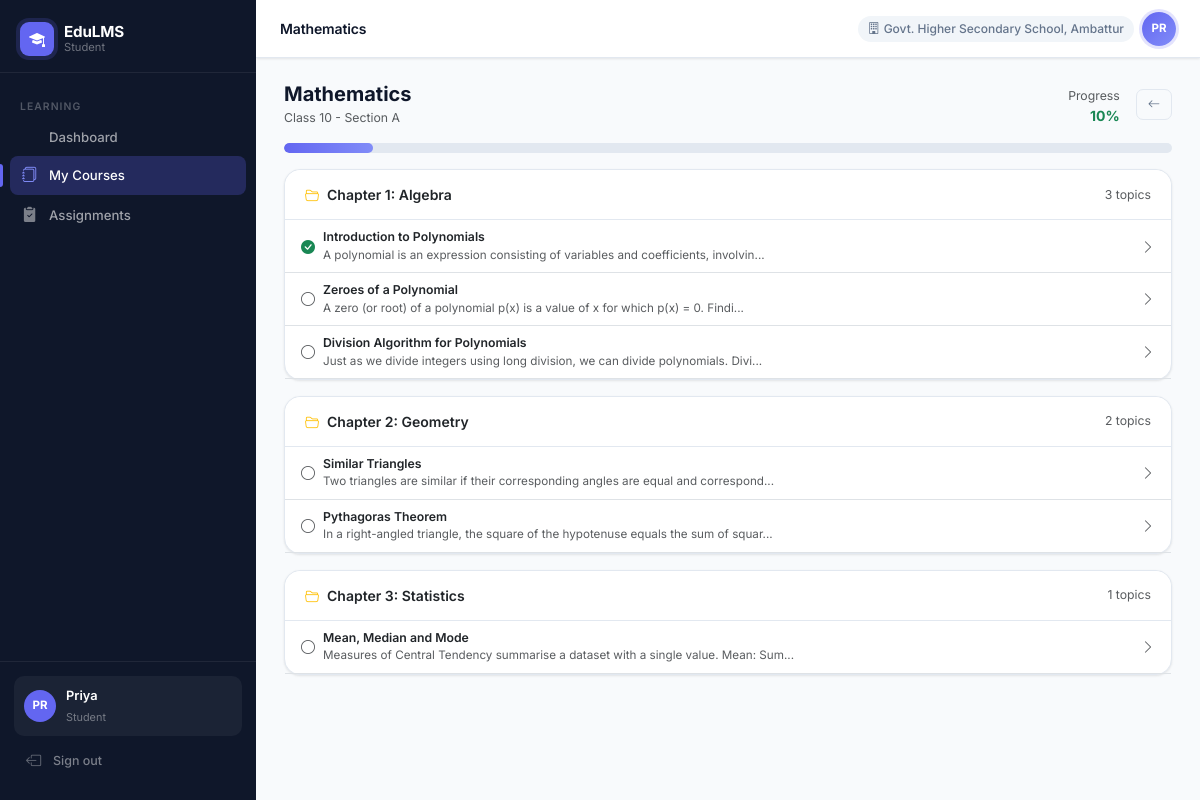
Page /student/courses/1 (signed in) on the earlier database version.
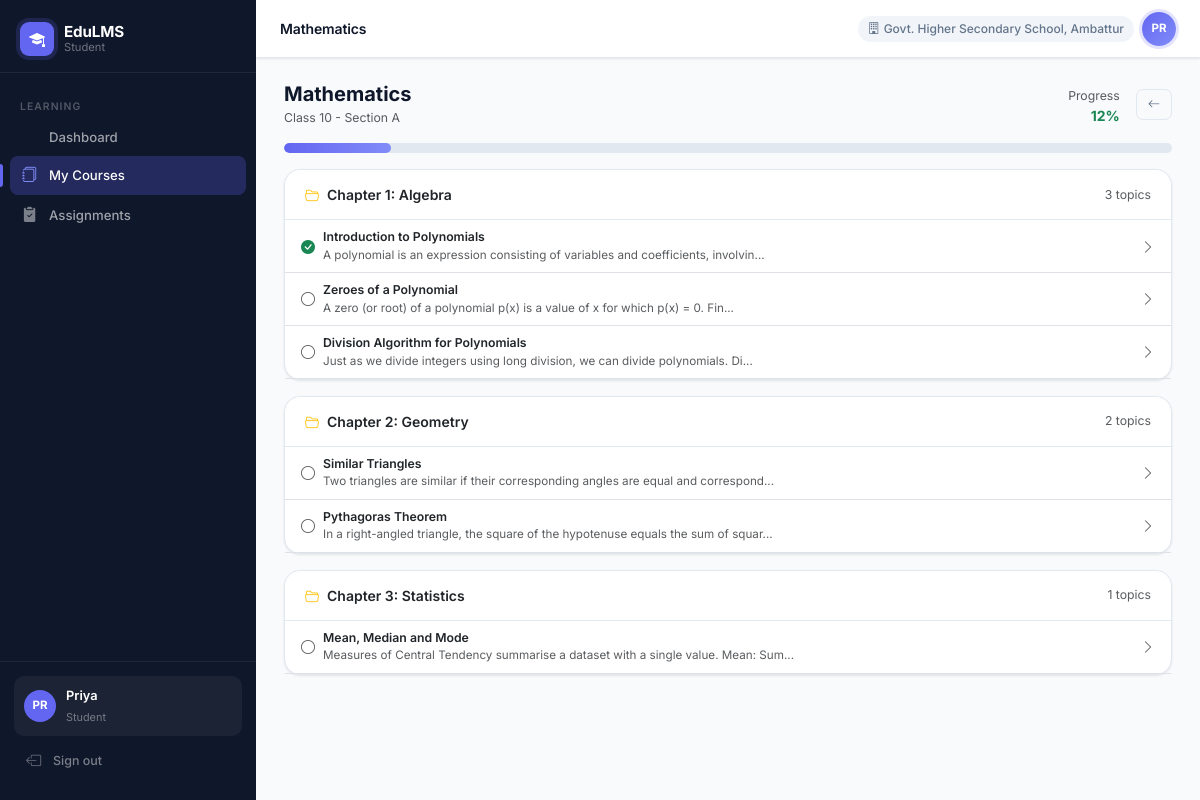
Same page on the later database version.
### app/models/academic.py (models this page shows)
class Topic(db.Model):
    __tablename__ = 'topics'
    id = db.Column(db.Integer, primary_key=True)
    module_id = db.Column(db.Integer, db.ForeignKey('modules.id'), nullable=False)
    title = db.Column(db.String(200), nullable=False)
    content_text = db.Column(db.Text)
    file_path = db.Column(db.String(300))       # existing image field
    pdf_path = db.Column(db.String(300))         # NEW — uploaded PDF
    video_url = db.Column(db.String(500))        # NEW — YouTube / Drive embed URL
    order = db.Column(db.Integer, default=0)
    is_active = db.Column(db.Boolean, default=True)

### app/routes/student.py (the view)
@student_bp.route('/courses/<int:subject_id>')
@login_required
@require_role('student')
def course_detail(subject_id):
    subject = Subject.query.get_or_404(subject_id)
    modules = Module.query.filter_by(subject_id=subject_id, is_active=True).order_by(Module.order).all()
    viewed_ids = {tp.topic_id for tp in TopicProgress.query.filter_by(student_id=current_user.id).all()}
    progress = get_course_progress(current_user.id, subject_id)
    return render_template('student/course_detail.html', subject=subject, modules=modules,
                           viewed_ids=viewed_ids, progress=progress)

### app/models/user.py (called while the page is built)
@login_manager.user_loader
def load_user(user_id):
    return User.query.get(int(user_id))

### app/services/rbac.py (called while the page is built)
def require_role(*roles):
    def decorator(f):
        @wraps(f)
        def decorated_function(*args, **kwargs):
            if not current_user.is_authenticated:
                return redirect(url_for('auth.login'))
            if current_user.role not in roles:
                abort(403)
            return f(*args, **kwargs)
        return decorated_function
    return decorator

### app/templates/student/course_detail.html (shortened to what this page needs)
{% extends "base.html" %}
{% block page_title %}{{ subject.name }}{% endblock %}
{% block content %}
<div class="d-flex justify-content-between align-items-center mb-3">
    <div>
        <h5 class="fw-bold mb-0">{{ subject.name }}</h5>
        <small class="text-muted">{{ subject.class_ref.name }}</small>
    </div>
    <div class="d-flex align-items-center gap-3">
        <div class="text-end">
            <small class="text-muted">Progress</small>
            <div class="fw-bold text-success">{{ progress }}%</div>
        </div>
        <a href="{{ url_for('student.courses') }}" class="btn btn-outline-secondary btn-sm"><i class="bi bi-arrow-left"></i></a>
    </div>
</div>
<div class="mb-3">
    <div class="progress" style="height:10px;border-radius:8px">
        <div class="progress-bar bg-success" style="width:{{ progress }}%"></div>
    </div>
</div>
{% for module in modules %}
<div class="card mb-3">
    <div class="card-header bg-light d-flex justify-content-between align-items-center">
        <span class="fw-semibold"><i class="bi bi-folder2-open me-2 text-warning"></i>{{ module.title }}</span>
        {% set module_topics = module.topics|selectattr('is_active')|list %}
        <small class="text-muted">{{ module_topics|length }} topics</small>
    </div>
    <div class="card-body p-0">
        {% for topic in module.topics if topic.is_active %}
        <a href="{{ url_for('student.topic_view', subject_id=subject.id, topic_id=topic.id) }}"
           class="d-flex align-items-center px-3 py-2 border-bottom text-decoration-none text-dark topic-row">
            {% if topic.id in viewed_ids %}
            <i class="bi bi-check-circle-fill text-success me-2"></i>
            {% else %}
            <i class="bi bi-circle text-muted me-2"></i>
            {% endif %}
            <div class="flex-grow-1">
                <div class="small fw-semibold">{{ topic.title }}</div>
                {% if topic.content_text %}<div class="text-muted" style="font-size:.73rem;">{{ topic.content_text[:80] }}...</div>{% endif %}
            </div>
            <i class="bi bi-chevron-right text-muted"></i>
        </a>
        {% else %}
        <div class="text-muted text-center py-3 small">No topics in this module.</div>
        {% endfor %}
    </div>
</div>
{% else %}
<div class="card"><div class="card-body text-center text-muted py-5">
    <i class="bi bi-folder-x fs-1 d-block mb-2"></i>No content available yet.
</div></div>
{% endfor %}
{% endblock %}

Differences in the rows shown:
changed Topic "Zeroes of a Polynomial": content_text "A zero (or root) of a polynomial p(x) is a value of x for which p(x) = 0. Findi" → "A zero (or root) of a polynomial p(x) is a value of x for which p(x) = 0. Fin"
changed Topic "Division Algorithm for Polynomials": content_text "Just as we divide integers using long division, we can divide polynomials. Divi" → "Just as we divide integers using long division, we can divide polynomials. Di"
Other differences:
{{ progress }}: "10" → "12"
{{ progress }}: 10 → 12 (drawn)
